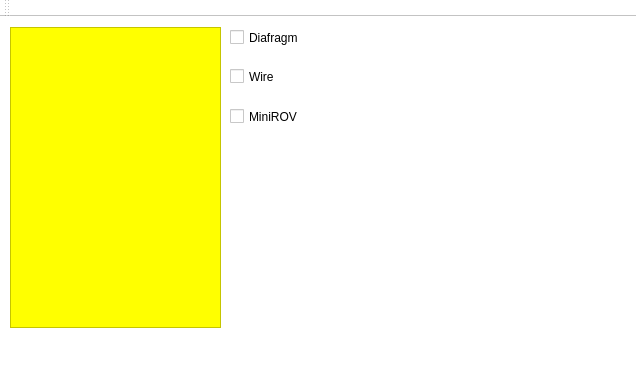
<?xml version="1.0" encoding="UTF-8"?>
<ui version="4.0">
 <class>MainWindow</class>
 <widget class="QMainWindow" name="MainWindow">
  <property name="geometry">
   <rect>
    <x>0</x>
    <y>0</y>
    <width>636</width>
    <height>376</height>
   </rect>
  </property>
  <property name="windowTitle">
   <string>ROV_ui</string>
  </property>
  <property name="styleSheet">
   <string notr="true">background-color: rgb(255, 255, 255);</string>
  </property>
  <widget class="QWidget" name="centralWidget">
   <widget class="QTextEdit" name="TextEdit">
    <property name="geometry">
     <rect>
      <x>10</x>
      <y>10</y>
      <width>211</width>
      <height>301</height>
     </rect>
    </property>
    <property name="styleSheet">
     <string notr="true">background-color: rgb(255, 255, 0);</string>
    </property>
   </widget>
   <widget class="QCheckBox" name="DiafragmSwitch">
    <property name="geometry">
     <rect>
      <x>230</x>
      <y>10</y>
      <width>91</width>
      <height>21</height>
     </rect>
    </property>
    <property name="text">
     <string>Diafragm</string>
    </property>
   </widget>
   <widget class="QCheckBox" name="WireSwitch">
    <property name="geometry">
     <rect>
      <x>230</x>
      <y>50</y>
      <width>72</width>
      <height>19</height>
     </rect>
    </property>
    <property name="text">
     <string>Wire</string>
    </property>
   </widget>
   <widget class="QCheckBox" name="MiniROV">
    <property name="geometry">
     <rect>
      <x>230</x>
      <y>90</y>
      <width>72</width>
      <height>19</height>
     </rect>
    </property>
    <property name="text">
     <string>MiniROV</string>
    </property>
   </widget>
  </widget>
  <widget class="QMenuBar" name="menuBar">
   <property name="geometry">
    <rect>
     <x>0</x>
     <y>0</y>
     <width>636</width>
     <height>20</height>
    </rect>
   </property>
  </widget>
  <widget class="QToolBar" name="mainToolBar">
   <attribute name="toolBarArea">
    <enum>TopToolBarArea</enum>
   </attribute>
   <attribute name="toolBarBreak">
    <bool>false</bool>
   </attribute>
  </widget>
  <widget class="QStatusBar" name="statusBar"/>
 </widget>
 <layoutdefault spacing="6" margin="11"/>
 <resources/>
 <connections/>
</ui>
